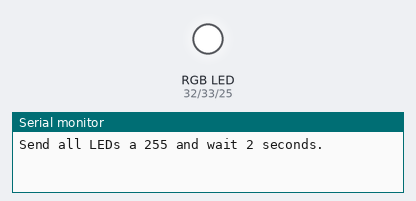
Recording of a sketch running on a simulated ESP32. Parts: an RGB LED mixed from three pins (HIGH = lit), the last lines printed to the serial monitor.

Above: at 0.1 s.
At 4.31 s:
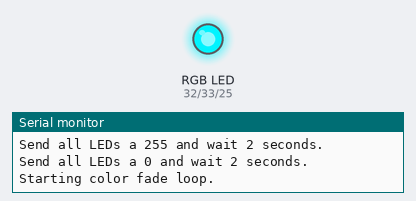
At 7.91 s:
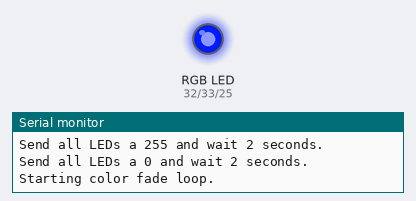
At 15.91 s:
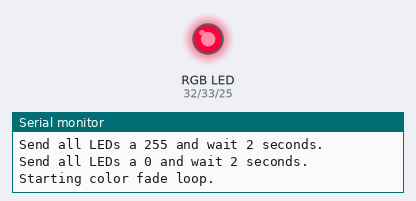
At 23.71 s:
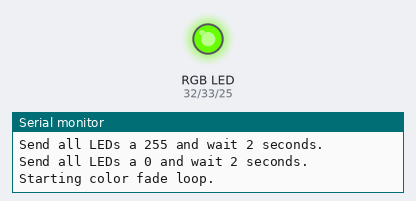
At 31.6 s:
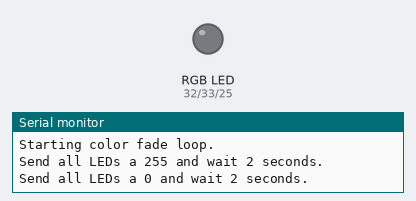
Timing chart, 0 to 40.0 s (numbered marks = the images above):
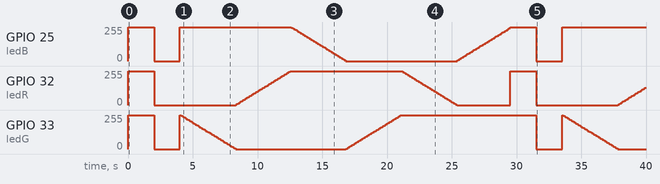

Measured:
- by itself, GPIO 33 (ledG): 0/255 → 255/255 at 0.01 s, → 0/255 2.0 s later, → 255/255 2.0 s later, → 249/255 0.10 s later, … (135 changes in this stretch)

The sketch:

04-030_Digital_output_PWM_RGB_LED.ino
```cpp
uint8_t ledR = A4;
uint8_t ledG = A5;
uint8_t ledB = A18;
const boolean invert = true;
uint8_t color = 0;
uint32_t R, G, B;
uint8_t brightness = 255;
void setup()
{
  Serial.begin(115200);
  delay(10);
  ledcAttachPin(ledR, 1);
  ledcAttachPin(ledG, 2);
  ledcAttachPin(ledB, 3);
  ledcSetup(1, 12000, 8);
  ledcSetup(2, 12000, 8);
  ledcSetup(3, 12000, 8);
}

void loop()
{
  Serial.println("Send all LEDs a 255 and wait 2 seconds.");
  ledcWrite(1, 255);
  ledcWrite(2, 255);
  ledcWrite(3, 255);
  delay(2000);
  Serial.println("Send all LEDs a 0 and wait 2 seconds.");
  ledcWrite(1, 0);
  ledcWrite(2, 0);
  ledcWrite(3, 0);
  delay(2000);

  Serial.println("Starting color fade loop.");

 for (color = 0; color < 255; color++) {

  hueToRGB(color, brightness);
  ledcWrite(1, R);
  ledcWrite(2, G);
  ledcWrite(3, B);

  delay(100);
 }

}

void hueToRGB(uint8_t hue, uint8_t brightness)
{
    uint16_t scaledHue = (hue * 6);
    uint8_t segment = scaledHue / 256;
    uint16_t segmentOffset =
      scaledHue - (segment * 256);

    uint8_t complement = 0;
    uint16_t prev = (brightness * ( 255 -  segmentOffset)) / 256;
    uint16_t next = (brightness *  segmentOffset) / 256;

    if(invert)
    {
      brightness = 255 - brightness;
      complement = 255;
      prev = 255 - prev;
      next = 255 - next;
    }

    switch(segment ) {
    case 0:      // red
        R = brightness;
        G = next;
        B = complement;
    break;
    case 1:     // yellow
        R = prev;
        G = brightness;
        B = complement;
    break;
    case 2:     // green
        R = complement;
        G = brightness;
        B = next;
    break;
    case 3:    // cyan
        R = complement;
        G = prev;
        B = brightness;
    break;
    case 4:    // blue
        R = next;
        G = complement;
        B = brightness;
    break;
   case 5:      // magenta
    default:
        R = brightness;
        G = complement;
        B = prev;
    break;
    }
}
```
